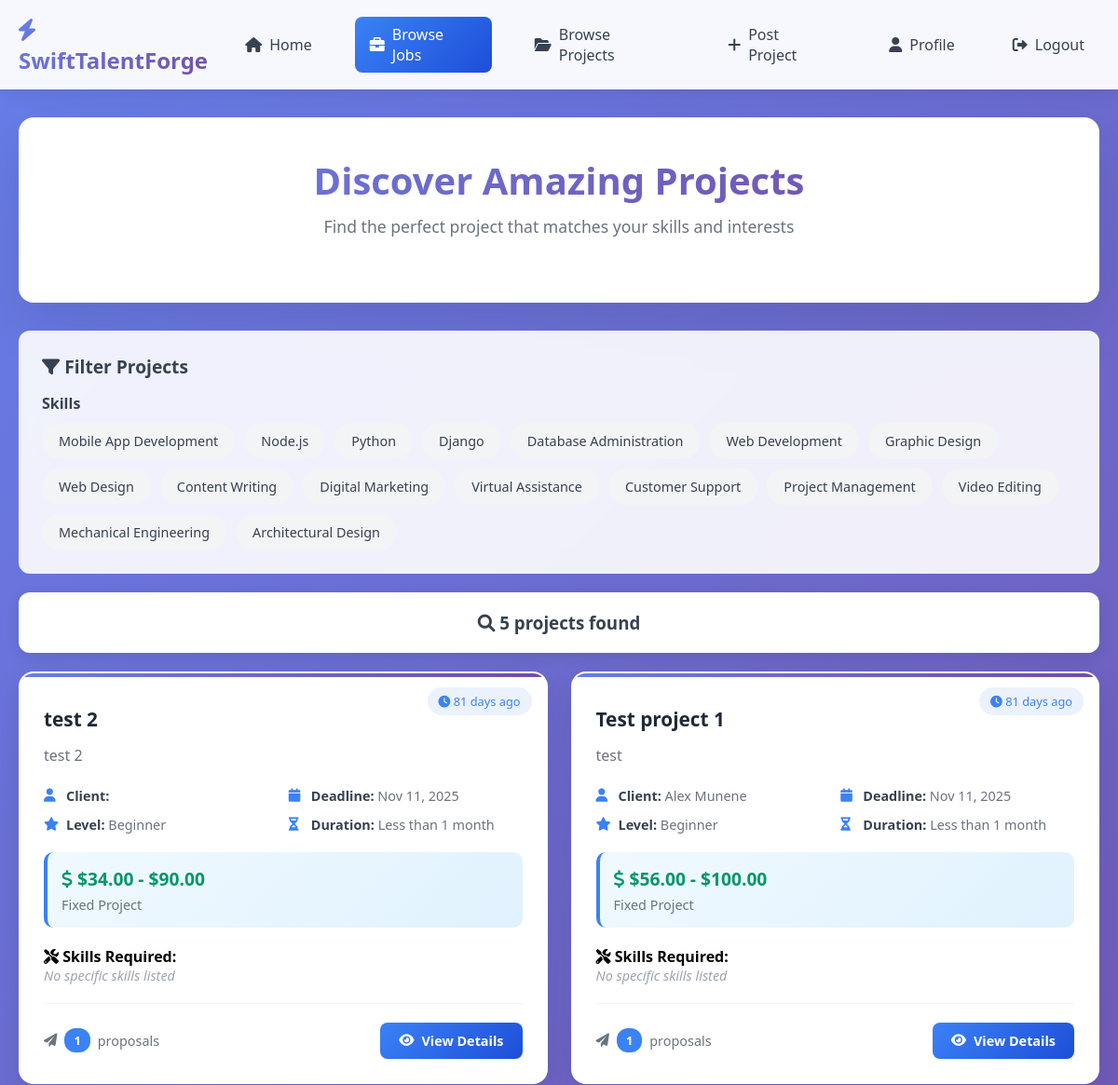
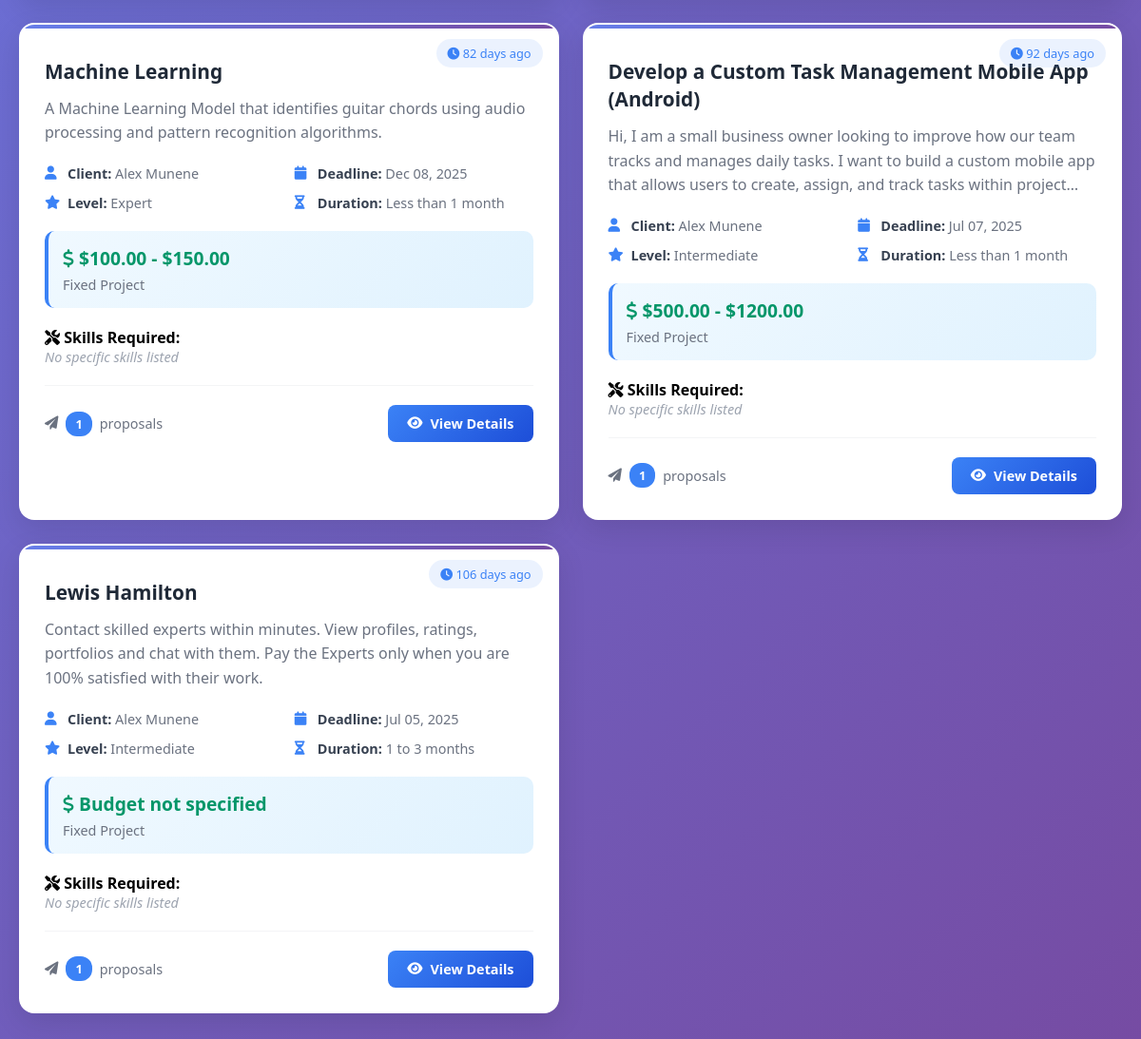
The page /browse_jobs/ on the database as committed earlier (2 pictures, top to bottom).
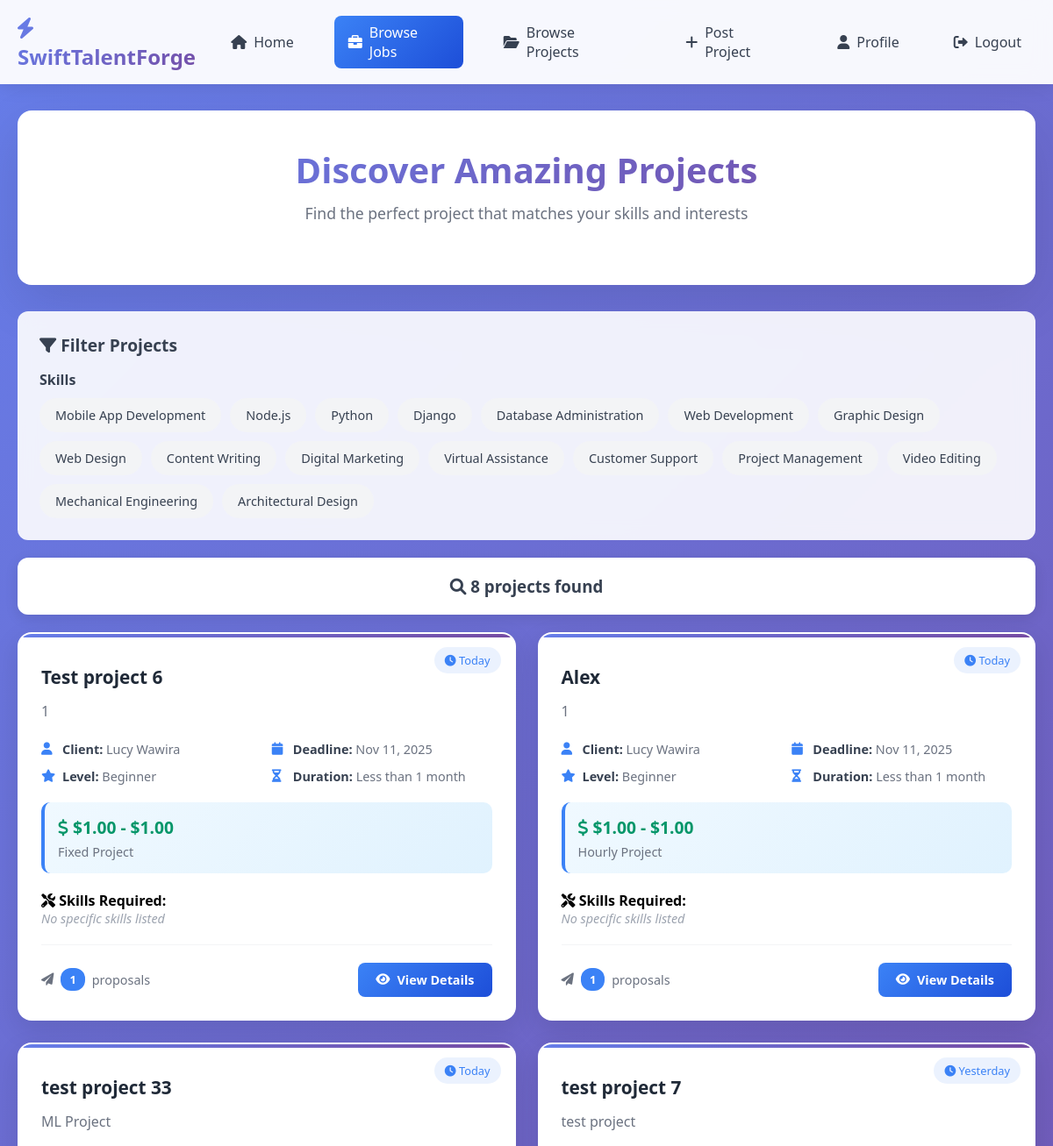
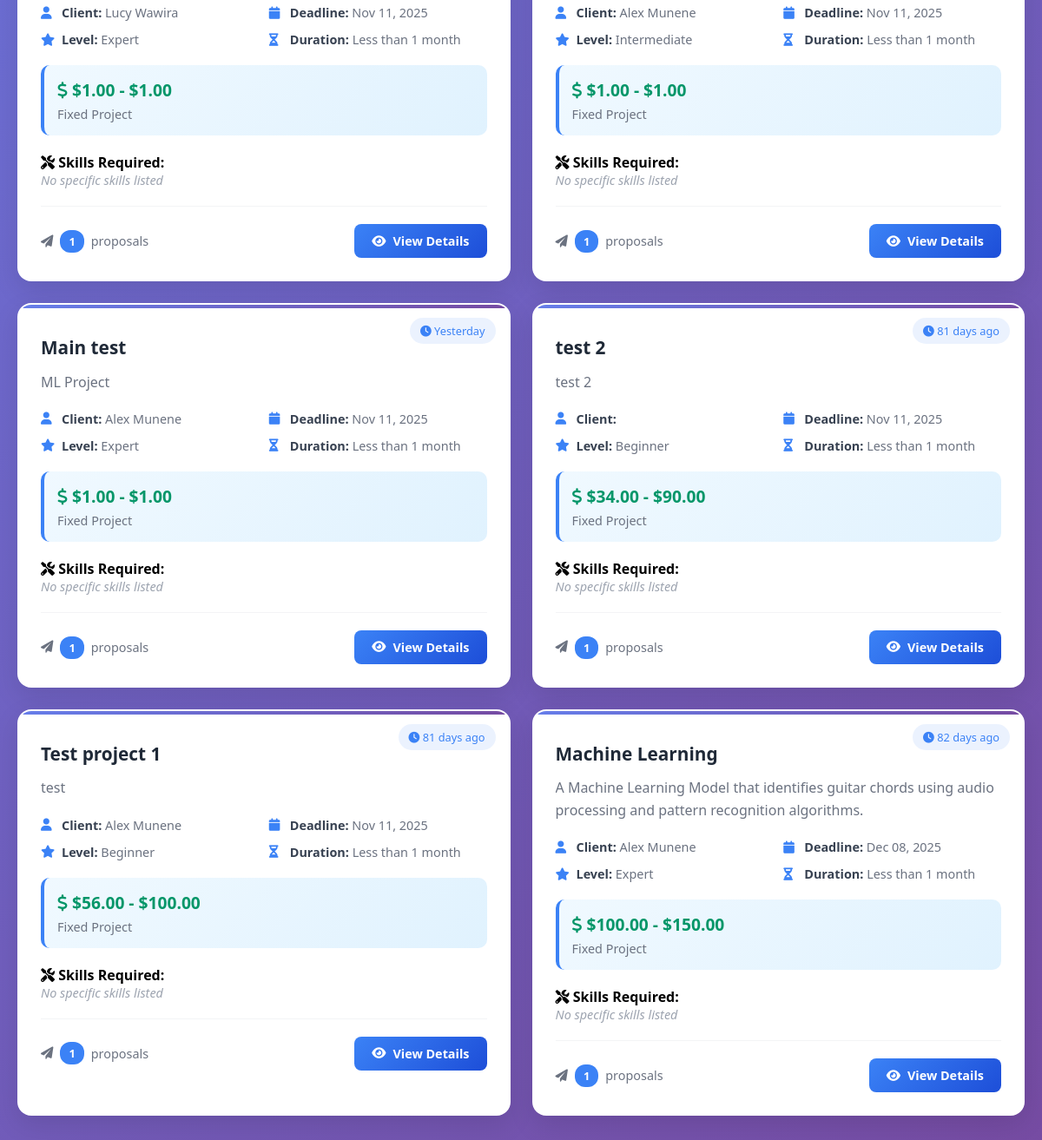
The same page on the database as committed later (2 pictures, top to bottom).
### Portal/models.py (models this page shows, shortened)
class Skill(models.Model):
    skill_name = models.CharField(max_length=50, unique=True, primary_key=True)

class Project(models.Model):
    STATUS_CHOICES = [
        ('posted', 'Posted'),
        ('bidding', 'Receiving Bids'),
        ('hired', 'Freelancer Hired'),
        ('in_progress', 'Work in Progress'),
        ('submitted', 'Work Submitted'),
        ('revision', 'Revision Requested'),
        ('completed', 'Completed'),
        ('cancelled', 'Cancelled'),
    ]
    project_name = models.CharField(max_length=100)  # Removed unique=True
    description = models.CharField(max_length=300, default=None)
    postedOn = models.DateTimeField(auto_now_add=True)
    leader = models.ForeignKey(CustomUser, on_delete=models.CASCADE)
    isCompleted = models.BooleanField(default=False)
    deadline = models.DateField()
    task_count = models.IntegerField(default=0)
    budget_min = models.DecimalField(max_digits=10, decimal_places=2, default=0)
    budget_max = models.DecimalField(max_digits=10, decimal_places=2, default=0)
    project_type = models.CharField(max_length=20, choices=[
        ("Fixed", "Fixed Price"), ("Hourly", "Hourly Rate")
    ], default="Fixed")
    experience_level = models.CharField(max_length=20, choices=[
        ("Entry", "Entry Level"), ("Intermediate", "Intermediate"), ("Expert", "Expert")
    ], default="Intermediate")
    project_duration = models.CharField(max_length=30, choices=[
        ("Less than 1 month", "Less than 1 month"),
        ("1 to 3 months", "1 to 3 months"),
        ("3 to 6 months", "3 to 6 months"),
        ("More than 6 months", "More than 6 months")
    ], default="1 to 3 months")
    proposals_count = models.IntegerField(default=0)
    project_status = models.CharField(max_length=20, choices=STATUS_CHOICES, default='posted')

class CustomUser(models.Model):
    user = models.OneToOneField(User, on_delete=models.CASCADE, primary_key=True)
    phone_number = models.CharField(max_length=11, default=None)
    bio = models.TextField(max_length=500, default=None)
    image = models.ImageField(upload_to='profiles/')
    batchYear = models.CharField(max_length=4, choices=[
        ("None", "None"), ("UG-1", "UG-1"), ("UG-2", "UG-2"), ("UG-3", "UG-3"),
        ("UG-4", "UG-4"), ("MS", "MS"), ("Ph.D", "Ph.D")
    ], default='None')
    gender = models.CharField(max_length=10, choices=[
        ("Male", "Male"), ("Female", "Female")
    ], default="Male", blank=False)

### Portal/views.py (the view)
# urls.py: path('browse_jobs/', views.browse_jobs, name='browse_jobs'),
def browse_jobs(request):
    context = dict()
    cuser = None
    if request.user.is_authenticated:
        cuser = CustomUser.objects.get(user=request.user)
    if cuser:
        projects = Project.objects.filter(isCompleted=False).exclude(leader=cuser).order_by('-postedOn')
    else:
        projects = Project.objects.filter(isCompleted=False).order_by('-postedOn')
    for project in projects:
        try:
            project.skills_required = ProjectSkillsRequired.objects.filter(project=project)
        except:
            project.skills_required = []
        project.time_posted = project.postedOn
        project.days_ago = (timezone.now() - project.postedOn).days
    context['projects'] = projects
    context['skill_list'] = Skill.objects.all()
    return render(request, 'browsejobs.html', context)

### Portal/templates/browsejobs.html (shortened to what the changed rows need)
<!DOCTYPE html>
<html lang="en">
<head>
    <link href="https://cdnjs.cloudflare.com/ajax/libs/font-awesome/6.0.0/css/all.min.css" rel="stylesheet">
</head>
<body>
    <div class="container">
        <div class="header">
            <h1 class="page-title">
                Discover Amazing Projects
            </h1>
        </div>
        <div class="filter-section">
            <div class="filter-category">
                <div class="skills-filter">
                    {% for skill in skill_list %}
                        <div class="skill-filter-item" data-skill="{{ skill.skill_name }}">
                            {{ skill.skill_name }}
                        </div>
                    {% endfor %}
                </div>
            </div>
        </div>
        <div style="background: white; padding: 20px; border-radius: 12px; margin-bottom: 20px; text-align: center; box-shadow: 0 4px 15px rgba(0, 0, 0, 0.1);">
            <h3 style="color: #374151; margin: 0;">
                <i class="fas fa-search"></i>
                {{ projects|length }} project{{ projects|length|pluralize }} found
            </h3>
        </div>
        {% if projects %}
            <div class="projects-grid" id="projectsGrid">
                {% for project in projects %}
                    <div class="project-card" data-skills="{% for skill_req in project.skills_required %}{{ skill_req.skill.skill_name }}{% if not forloop.last %},{% endif %}{% endfor %}">
                        <div class="posted-time">
                            <i class="fas fa-clock"></i>
                            {% if project.days_ago == 0 %}
                                Today
                            {% elif project.days_ago == 1 %}
                                Yesterday
                            {% else %}
                                {{ project.days_ago }} days ago
                            {% endif %}
                        </div>
                        <h3 class="project-title">{{ project.project_name }}</h3>
                        <p class="project-description">{{ project.description }}</p>
                        <div class="project-meta">
                            <div class="meta-item">
                                <i class="fas fa-user"></i>
                                <span><strong>Client:</strong> {{ project.leader.user.first_name }} {{ project.leader.user.last_name }}</span>
                            </div>
                            <div class="meta-item">
                                <i class="fas fa-calendar"></i>
                                <span><strong>Deadline:</strong> {{ project.deadline|date:"M d, Y" }}</span>
                            </div>
                            <div class="meta-item">
                                <i class="fas fa-star"></i>
                                <span><strong>Level:</strong> {{ project.experience_level }}</span>
                            </div>
                            <div class="meta-item">
                                <i class="fas fa-hourglass-half"></i>
                                <span><strong>Duration:</strong> {{ project.project_duration }}</span>
                            </div>
                        </div>
                        <div class="project-budget">
                            <div class="budget-amount">
                                <i class="fas fa-dollar-sign"></i>
                                {% if project.budget_min > 0 or project.budget_max > 0 %}
                                    ${{ project.budget_min }} - ${{ project.budget_max }}
                                {% else %}
                                    Budget not specified
                                {% endif %}
                            </div>
                            <div class="budget-type">{{ project.project_type }} Project</div>
                        </div>
                        <div class="project-skills">
                            <strong><i class="fas fa-tools"></i> Skills Required:</strong>
                            {% if project.skills_required %}
                                <div class="skills-container">
                                    {% for skill_req in project.skills_required %}
                                        <span class="skill-tag">{{ skill_req.skill.skill_name }}</span>
                                    {% endfor %}
                                </div>
                            {% else %}
                                <div class="no-skills">No specific skills listed</div>
                            {% endif %}
                        </div>
                        <div class="project-footer">
                            <div class="proposals-info">
                                <i class="fas fa-paper-plane"></i>
                                <span class="proposals-count">{{ project.proposals_count|default:0 }}</span>
                                proposals
                            </div>
                            <a href="{% url 'Portal:project_detail' project.id %}" class="view-btn">
                                <i class="fas fa-eye"></i>
                                View Details
                            </a>
                        </div>
                    </div>
                {% endfor %}
            </div>
        {% else %}
            <div class="no-projects">
                <i class="fas fa-folder-open"></i>
                <h3>No Projects Available</h3>
                <p>There are currently no projects posted. Check back later for new opportunities!</p>
            </div>
        {% endif %}
    </div>
</body>
</html>

Rows that differ between the two databases and show on the page:
no longer on this page (row edited): Project: days_ago "92", project_name "Develop a Custom Task Management Mobile App (Android)", description "Hi, I am a small business owner looking to improve how our team tracks and manages daily tasks. I want to build a custom mobile app that allows users to create, assign, and track tasks within…", leader.user.first_name "Alex", leader.user.last_name "Munene", deadline "Jul 07, 2025", experience_level "Intermediate", project_duration "Less than 1 month", budget_min "500.00", budget_max "1200.00", project_type "Fixed", shows "No specific skills listed", proposals_count "1"
no longer on this page (row edited): Project: days_ago "106", project_name "Lewis Hamilton", description "Contact skilled experts within minutes. View profiles, ratings, portfolios and chat with them. Pay the Experts only when you are 100% satisfied with their work.", leader.user.first_name "Alex", leader.user.last_name "Munene", deadline "Jul 05, 2025", experience_level "Intermediate", project_duration "1 to 3 months", budget_min "Budget not specified", project_type "Fixed", shows "No specific skills listed", proposals_count "1"
added Project: shows "Today", project_name "Test project 6", description "1", leader.user.first_name "Lucy", leader.user.last_name "Wawira", deadline "Nov 11, 2025", experience_level "Beginner", project_duration "Less than 1 month", budget_min "1.00", budget_max "1.00", project_type "Fixed", shows "No specific skills listed", proposals_count "1"
added Project: shows "Today", project_name "Alex", description "1", leader.user.first_name "Lucy", leader.user.last_name "Wawira", deadline "Nov 11, 2025", experience_level "Beginner", project_duration "Less than 1 month", budget_min "1.00", budget_max "1.00", project_type "Hourly", shows "No specific skills listed", proposals_count "1"
added Project: shows "Today", project_name "test project 33", description "ML Project", leader.user.first_name "Lucy", leader.user.last_name "Wawira", deadline "Nov 11, 2025", experience_level "Expert", project_duration "Less than 1 month", budget_min "1.00", budget_max "1.00", project_type "Fixed", shows "No specific skills listed", proposals_count "1"
added Project: shows "Yesterday", project_name "test project 7", description "test project", leader.user.first_name "Alex", leader.user.last_name "Munene", deadline "Nov 11, 2025", experience_level "Intermediate", project_duration "Less than 1 month", budget_min "1.00", budget_max "1.00", project_type "Fixed", shows "No specific skills listed", proposals_count "1"
added Project: shows "Yesterday", project_name "Main test", description "ML Project", leader.user.first_name "Alex", leader.user.last_name "Munene", deadline "Nov 11, 2025", experience_level "Expert", project_duration "Less than 1 month", budget_min "1.00", budget_max "1.00", project_type "Fixed", shows "No specific skills listed", proposals_count "1"
Other text that changed with them:
{{ projects|length }}: "5" → "8"
